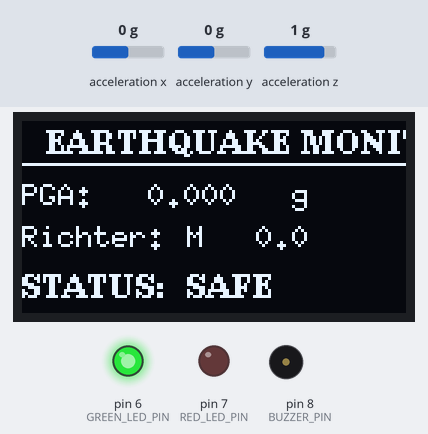
Bench run of a sketch on a simulated Arduino Nano, built with avr-gcc and run on an emulated ATmega328P. Parts: 128×64 one-colour display, output pins drawn as LEDs (lit = HIGH), buzzer (waves = sounding). Wiring (inferred from the names in the program): MPU-6050 motion sensor at I2C address 0x68. The test bench sets the inputs (shaded band); at power-on: acceleration x 0 g, acceleration y 0 g, acceleration z 1 g.

Above: at 2.3 s.
2.4 s: acceleration x set to -0.4 g
At 3.4 s:
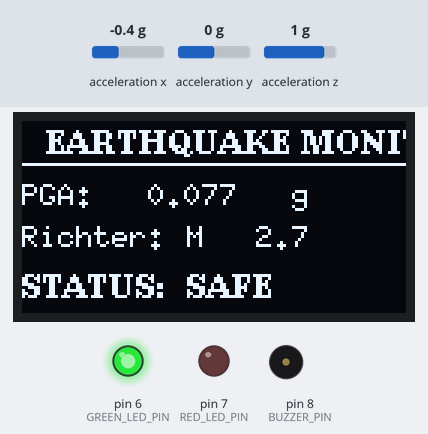
4.0 s: acceleration x set to -0.7 g
At 5.3 s:
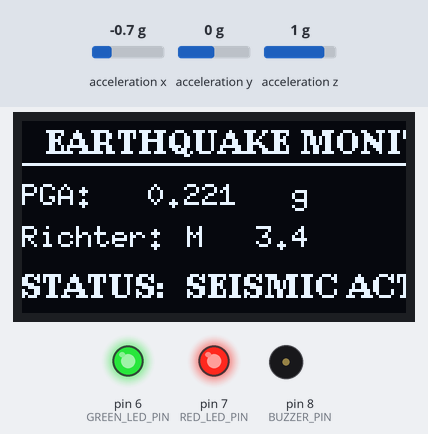
5.8 s: acceleration y set to -0.4 g
At 6.7 s:
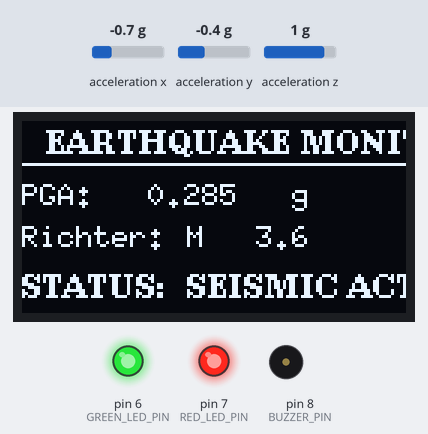
7.5 s: acceleration y set to -0.7 g
At 8.01 s:
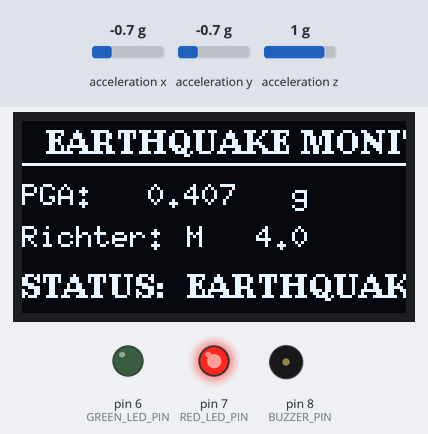
9.3 s: acceleration z set to 0.8 g
At 10.6 s:
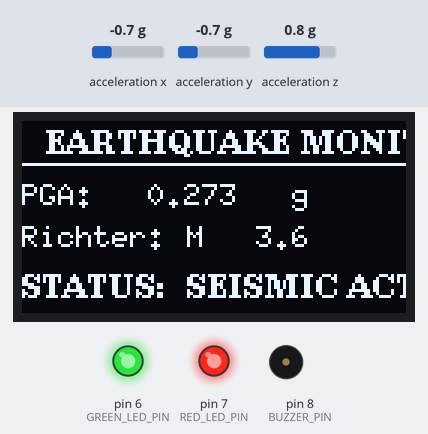
10.9 s: acceleration z set to 0 g
At 12.5 s:
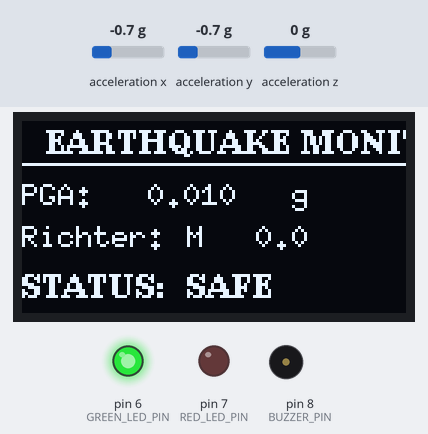
Timing chart, 0 to 13.6 s (numbered marks = the images above; inputs shaded):
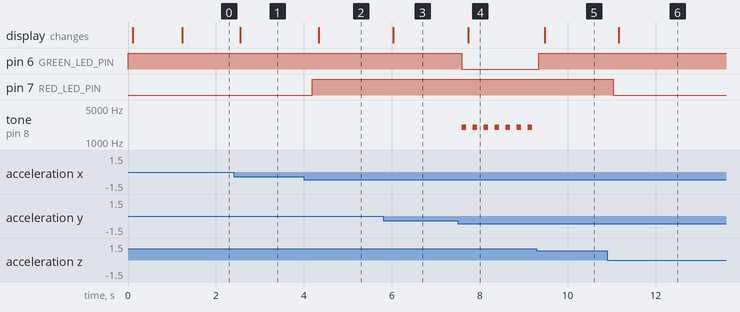

Measured:
- the behaviour switches between -0.5 and -0.6 g on acceleration x (found by bisection; images 1 and 2)
- the behaviour switches between -0.5 and -0.6 g on acceleration y (found by bisection; images 3 and 4)
- the behaviour switches between 1 and 0.9 g on acceleration z (found by bisection; images 4 and 5)
- after the input at 2.4 s, the display: changes after 0.15 s (image 1)
- after the input at 4.0 s, pin 7 (RED_LED_PIN): LOW → HIGH after 0.19 s; the display: changes after 0.33 s (image 2)
- after the input at 5.8 s, the display: changes after 0.24 s (image 3)
- after the input at 7.5 s, pin 6 (GREEN_LED_PIN): HIGH → LOW after 0.10 s; tone on pin 8 (BUZZER_PIN): alternates 2000 Hz for 0.10 s and silent for 0.15 s, starting after 0.10 s; the display: changes after 0.24 s (image 4)
- after the input at 9.3 s, pin 6 (GREEN_LED_PIN): LOW → HIGH at once; tone on pin 8 (BUZZER_PIN): stops changing and stays silent; the display: changes after 0.18 s (image 5)
- after the input at 10.9 s, pin 7 (RED_LED_PIN): HIGH → LOW after 0.14 s; the display: changes after 0.26 s (image 6)

The sketch:

arduino_earthquake_alarm.ino
```cpp
/*
 * ARDUINO NANO EARTHQUAKE MONITORING & EARLY WARNING SYSTEM (U8g2 OLED Library)
 *
 * Hardware Connections:
 * - MPU6050: VCC->5V, GND->GND, SCL->A5, SDA->A4
 * - SSD1306 OLED (128x64): VCC->5V, GND->GND, SCL->A5, SDA->A4
 * - Piezo Buzzer: Pin 8 (PWM / Active)
 * - Red Alarm LED: Pin 7
 * - Green Safe LED: Pin 6
 *
 * Library Requirement: U8g2 by Oliver Kraus (U8g2lib.h)
 */

#include <Wire.h>
#include <U8g2lib.h>

// Initialize 0.96" SSD1306 128x64 I2C display using U8g2 Full Framebuffer Driver
U8G2_SSD1306_128X64_NONAME_F_HW_I2C u8g2(U8G2_R0, /* reset=*/ U8X8_PIN_NONE);

const int MPU_ADDR = 0x68; // MPU6050 I2C address
const int BUZZER_PIN = 8;
const int RED_LED_PIN = 7;
const int GREEN_LED_PIN = 6;

// Thresholds in G-force (1.0g = 9.81 m/s^2)
const float WARNING_PGA = 0.15;
const float CRITICAL_PGA = 0.35;

void setup() {
  Serial.begin(115200);

  pinMode(BUZZER_PIN, OUTPUT);
  pinMode(RED_LED_PIN, OUTPUT);
  pinMode(GREEN_LED_PIN, OUTPUT);

  digitalWrite(GREEN_LED_PIN, HIGH);
  digitalWrite(RED_LED_PIN, LOW);
  digitalWrite(BUZZER_PIN, LOW);

  // Initialize U8g2 OLED
  u8g2.begin();
  u8g2.clearBuffer();
  u8g2.setFont(u8g2_font_ncenB08_tr);
  u8g2.drawStr(15, 20, "SEISMIC GUARD");
  u8g2.drawStr(10, 42, "INITIALIZING...");
  u8g2.sendBuffer();
  delay(1000);

  // Initialize MPU6050
  Wire.begin();
  Wire.beginTransmission(MPU_ADDR);
  Wire.write(0x6B); // PWR_MGMT_1 register
  Wire.write(0);    // Wake up MPU6050
  Wire.endTransmission(true);
}

void loop() {
  int16_t raw_ax, raw_ay, raw_az;

  Wire.beginTransmission(MPU_ADDR);
  Wire.write(0x3B); // Starting register for Accelerometer Data
  Wire.endTransmission(false);
  Wire.requestFrom(MPU_ADDR, 6, true);

  raw_ax = Wire.read() << 8 | Wire.read();
  raw_ay = Wire.read() << 8 | Wire.read();
  raw_az = Wire.read() << 8 | Wire.read();

  // Convert raw values to G-force (sensitivity factor 16384 for +/-2g)
  float ax = raw_ax / 16384.0;
  float ay = raw_ay / 16384.0;
  float az = raw_az / 16384.0;

  // Compute total dynamic acceleration magnitude (subtract static 1.0g gravity)
  float total_acc = sqrt(ax * ax + ay * ay + az * az);
  float pga = abs(total_acc - 1.0); // Peak Ground Acceleration delta

  // Calculate estimated Richter Magnitude scale
  float richter = (pga > 0.02) ? (2.0 + (log10(pga * 10.0 + 1.0) * 2.8)) : 0.0;
  if (richter > 9.0) richter = 9.0;

  char pgaStr[12];
  char richterStr[12];
  dtostrf(pga, 5, 3, pgaStr);
  dtostrf(richter, 4, 1, richterStr);

  String statusStr = "SAFE";

  if (pga >= CRITICAL_PGA) {
    statusStr = "EARTHQUAKE ALERT!";
    digitalWrite(RED_LED_PIN, HIGH);
    digitalWrite(GREEN_LED_PIN, LOW);

    // Pulsing 2kHz High-Decibel Alarm Tone
    tone(BUZZER_PIN, 2000, 100);
  } else if (pga >= WARNING_PGA) {
    statusStr = "SEISMIC ACTIVITY";
    digitalWrite(RED_LED_PIN, HIGH);
    digitalWrite(GREEN_LED_PIN, HIGH);
    noTone(BUZZER_PIN);
  } else {
    statusStr = "SAFE";
    digitalWrite(RED_LED_PIN, LOW);
    digitalWrite(GREEN_LED_PIN, HIGH);
    noTone(BUZZER_PIN);
  }

  // Render on SSD1306 OLED using U8g2 Library
  u8g2.clearBuffer();

  // Header Title & Frame
  u8g2.setFont(u8g2_font_ncenB08_tr);
  u8g2.drawStr(8, 11, "EARTHQUAKE MONITOR");
  u8g2.drawHLine(0, 14, 128);

  // Line 1: PGA Acceleration
  u8g2.setFont(u8g2_font_6x10_tr);
  u8g2.drawStr(0, 28, "PGA:");
  u8g2.drawStr(42, 28, pgaStr);
  u8g2.drawStr(90, 28, "g");

  // Line 2: Richter Scale Magnitude
  u8g2.drawStr(0, 42, "Richter:");
  u8g2.drawStr(55, 42, "M ");
  u8g2.drawStr(72, 42, richterStr);

  // Line 3: System Alert Status
  u8g2.setFont(u8g2_font_ncenB08_tr);
  u8g2.drawStr(0, 59, "STATUS:");
  u8g2.drawStr(55, 59, statusStr.c_str());

  u8g2.sendBuffer();

  delay(100); // 10 Hz sampling rate
}
```
